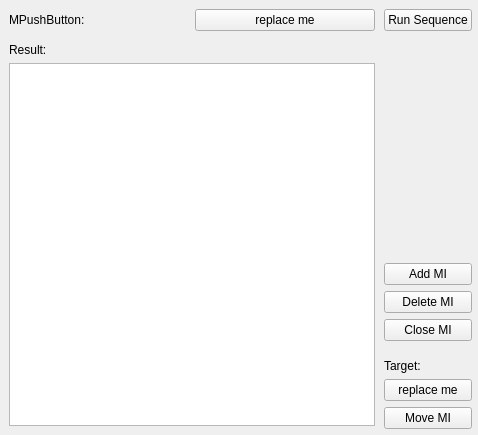
<?xml version="1.0" encoding="UTF-8"?>
<ui version="4.0">
 <class>Form</class>
 <widget class="QWidget" name="Form">
  <property name="geometry">
   <rect>
    <x>0</x>
    <y>0</y>
    <width>478</width>
    <height>435</height>
   </rect>
  </property>
  <property name="windowTitle">
   <string>MilestoneCtrl Test</string>
  </property>
  <layout class="QGridLayout" name="gridLayout_4">
   <property name="margin">
    <number>6</number>
   </property>
   <item row="0" column="0">
    <widget class="QWidget" name="widget" native="true">
     <property name="sizePolicy">
      <sizepolicy hsizetype="Expanding" vsizetype="Preferred">
       <horstretch>0</horstretch>
       <verstretch>0</verstretch>
      </sizepolicy>
     </property>
     <layout class="QGridLayout" name="gridLayout">
      <property name="margin">
       <number>3</number>
      </property>
      <item row="0" column="0">
       <widget class="QLabel" name="label">
        <property name="text">
         <string>MPushButton:</string>
        </property>
       </widget>
      </item>
      <item row="0" column="1">
       <widget class="QPushButton" name="testMPushButton">
        <property name="text">
         <string>replace me</string>
        </property>
       </widget>
      </item>
     </layout>
    </widget>
   </item>
   <item row="2" column="1">
    <widget class="QPushButton" name="pushAddMi">
     <property name="text">
      <string>Add MI</string>
     </property>
    </widget>
   </item>
   <item row="1" column="1">
    <spacer name="verticalSpacer_2">
     <property name="orientation">
      <enum>Qt::Vertical</enum>
     </property>
     <property name="sizeHint" stdset="0">
      <size>
       <width>20</width>
       <height>181</height>
      </size>
     </property>
    </spacer>
   </item>
   <item row="1" column="0" rowspan="7">
    <widget class="QWidget" name="widget_3" native="true">
     <layout class="QGridLayout" name="gridLayout_3">
      <property name="margin">
       <number>3</number>
      </property>
      <item row="0" column="0">
       <widget class="QLabel" name="label_4">
        <property name="text">
         <string>Result:</string>
        </property>
       </widget>
      </item>
      <item row="1" column="0">
       <widget class="QPlainTextEdit" name="textResult"/>
      </item>
     </layout>
    </widget>
   </item>
   <item row="7" column="1">
    <widget class="QWidget" name="widget_2" native="true">
     <layout class="QGridLayout" name="gridLayout_2">
      <property name="margin">
       <number>0</number>
      </property>
      <item row="3" column="0">
       <widget class="QPushButton" name="pushMoveMi">
        <property name="text">
         <string>Move MI</string>
        </property>
       </widget>
      </item>
      <item row="2" column="0">
       <widget class="QPushButton" name="pushTargetMPB">
        <property name="text">
         <string>replace me</string>
        </property>
       </widget>
      </item>
      <item row="1" column="0">
       <widget class="QLabel" name="label_2">
        <property name="text">
         <string>Target:</string>
        </property>
       </widget>
      </item>
     </layout>
    </widget>
   </item>
   <item row="0" column="1">
    <widget class="QPushButton" name="pushRun">
     <property name="text">
      <string>Run Sequence</string>
     </property>
    </widget>
   </item>
   <item row="3" column="1">
    <widget class="QPushButton" name="pushDeleteMi">
     <property name="text">
      <string>Delete MI</string>
     </property>
    </widget>
   </item>
   <item row="4" column="1">
    <widget class="QPushButton" name="pushCloseMi">
     <property name="text">
      <string>Close MI</string>
     </property>
    </widget>
   </item>
  </layout>
 </widget>
 <resources/>
 <connections/>
</ui>
